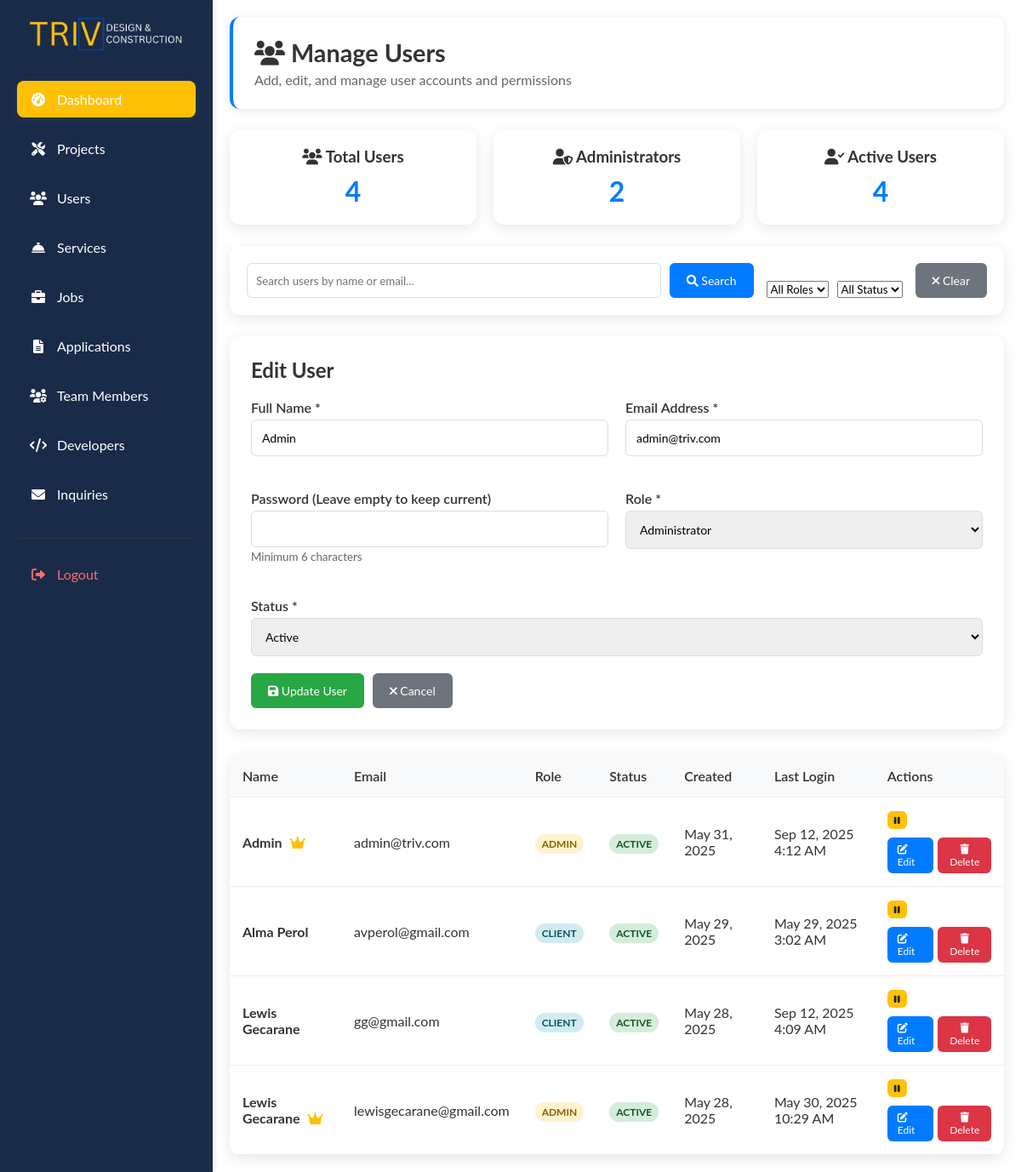
Page /admin/manage-users.php?edit=6 (signed in) on the committed database.
### tables this page shows
CREATE TABLE `users` (
  `id` int(11) NOT NULL,
  `name` varchar(255) NOT NULL,
  `email` varchar(255) NOT NULL,
  `password` varchar(255) NOT NULL,
  `role` enum('admin','client') DEFAULT 'client',
  `status` enum('active','inactive') DEFAULT 'active',
  `created_at` timestamp NOT NULL DEFAULT current_timestamp(),
  `last_login` timestamp NULL DEFAULT NULL
);

### classes/Database.php (called while the page is built, shortened)
<?php
class User {
    private $conn;
    private $table = 'users';
    public function __construct($db) {
        $this->conn = $db;
    }
    public function getUserById($id) {
        try {
            $stmt = $this->conn->prepare("SELECT * FROM {$this->table} WHERE id = ?");
            $stmt->execute([$id]);
            return $stmt->fetch();
        } catch (PDOException $e) {
            error_log("Get user error: " . $e->getMessage());
            return false;
        }
    }
    public function getCount() {
        try {
            $stmt = $this->conn->prepare("SELECT COUNT(*) as count FROM {$this->table}");
            $stmt->execute();
            $result = $stmt->fetch();
            return $result['count'];
        } catch (PDOException $e) {
            error_log("Get count error: " . $e->getMessage());
            return 0;
        }
    }
    public function getAllUsers() {
        try {
            $stmt = $this->conn->prepare("SELECT id, name, email, role, status, created_at, last_login FROM {$this->table} ORDER BY created_at DESC");
            $stmt->execute();
            return $stmt->fetchAll();
        } catch (PDOException $e) {
            error_log("Get all users error: " . $e->getMessage());
            return [];
        }
    }
    public function getAdminCount() {
        try {
            $stmt = $this->conn->prepare("SELECT COUNT(*) as count FROM {$this->table} WHERE role = 'admin'");
            $stmt->execute();
            $result = $stmt->fetch();
            return $result['count'];
        } catch (PDOException $e) {
            error_log("Get admin count error: " . $e->getMessage());
            return 0;
        }
    }
}
?>

### admin/manage-users.php (the view, shortened to what this page needs)
<?php
require_once '../classes/Auth.php';
require_once '../classes/Database.php';
$db = new Database();
$conn = $db->connect();
$userObj = new User($conn);
$search = isset($_GET['search']) ? trim($_GET['search']) : '';
$roleFilter = isset($_GET['role']) ? $_GET['role'] : '';
$statusFilter = isset($_GET['status']) ? $_GET['status'] : '';
if (!empty($search)) {
    $users = $userObj->searchUsers($search);
} elseif (!empty($roleFilter)) {
    $users = $userObj->getUsersByRole($roleFilter);
} elseif (!empty($statusFilter)) {
    $users = $userObj->getUsersByStatus($statusFilter);
} else {
    $users = $userObj->getAllUsers();
}
$editUser = null;
if (isset($_GET['edit'])) {
    $editUser = $userObj->getUserById($_GET['edit']);
}
$totalUsers = $userObj->getCount();
$adminCount = $userObj->getAdminCount();
?>
<!DOCTYPE html>
<html lang="en">
<head>
    <link rel="stylesheet" href="https://cdnjs.cloudflare.com/ajax/libs/font-awesome/6.0.0-beta3/css/all.min.css">
</head>
<body>
    <aside>
    <h2><img src = ../assets/images/trivfinalnatalaga.png></h2>
    <ul>
      <li><a href="dashboard.php" class="active"><i class="fas fa-tachometer-alt"></i> Dashboard</a></li>
      <li><a href="projects.php"><i class="fas fa-tools"></i> Projects</a></li>
      <li><a href="manage-users.php"><i class="fas fa-users"></i> Users</a></li>
      <li><a href="services.php"><i class="fas fa-concierge-bell"></i> Services</a></li>
       <li><a href="manage-jobs.php"><i class="fas fa-briefcase"></i> Jobs</a></li>
            <li><a href="manage-applications.php"><i class="fas fa-file-alt"></i> Applications</a></li>
            <li><a href="manage-team.php"><i class="fas fa-users-cog"></i> Team Members</a></li>
            <li><a href="manage-developers.php"><i class="fas fa-code"></i> Developers</a></li>
            <li><a href="manage-inquiries.php"><i class="fas fa-envelope"></i> Inquiries</a></li>
      <li class="logout-btn"><a href="logout.php"><i class="fas fa-sign-out-alt"></i> Logout</a></li>
    </ul>
  </aside>
    <main>
        <div class="header">
            <h1><i class="fas fa-users"></i> Manage Users</h1>
            <p>Add, edit, and manage user accounts and permissions</p>
        </div>
        <div class="stats-row">
            <div class="stat-card">
                <h3><i class="fas fa-users"></i> Total Users</h3>
                <div class="number"><?= $totalUsers ?></div>
            </div>
            <div class="stat-card">
                <h3><i class="fas fa-user-shield"></i> Administrators</h3>
                <div class="number"><?= $adminCount ?></div>
            </div>
            <div class="stat-card">
                <h3><i class="fas fa-user-check"></i> Active Users</h3>
                <div class="number"><?= count(array_filter($users, function($u) { return $u['status'] === 'active'; })) ?></div>
            </div>
        </div>
        <div class="controls">
            <div class="controls-row">
                <div class="search-group">
                    <input type="text" id="searchInput" placeholder="Search users by name or email..." value="<?= htmlspecialchars($search) ?>">
                    <button type="button" onclick="performSearch()" class="btn">
                        <i class="fas fa-search"></i> Search
                    </button>
                </div>
                <div class="filter-group">
                    <select id="roleFilter" onchange="applyFilter()">
                        <option value="">All Roles</option>
                    </select>
                    <select id="statusFilter" onchange="applyFilter()">
                        <option value="">All Status</option>
                    </select>
                </div>
                <div>
                    <button type="button" onclick="clearFilters()" class="btn btn-secondary">
                        <i class="fas fa-times"></i> Clear
                    </button>
                </div>
            </div>
        </div>
        <div class="form-container">
            <h2><?= $editUser ? 'Edit User' : 'Add New User' ?></h2>
            <form method="POST">
                <div class="form-row">
                    <div class="form-group">
                        <label for="name">Full Name *</label>
                        <input type="text" id="name" name="name" value="<?= $editUser ? htmlspecialchars($editUser['name']) : '' ?>" required>
                    </div>
                    <div class="form-group">
                        <label for="email">Email Address *</label>
                        <input type="email" id="email" name="email" value="<?= $editUser ? htmlspecialchars($editUser['email']) : '' ?>" required>
                    </div>
                </div>
                <div class="form-row">
                    <div class="form-group">
                        <label for="password">Password <?= $editUser ? '(Leave empty to keep current)' : '*' ?></label>
                        <input type="password" id="password" name="password" <?= $editUser ? '' : 'required' ?> minlength="6">
                        <small style="color: #666;">Minimum 6 characters</small>
                    </div>
                    <div class="form-group">
                        <label for="role">Role *</label>
                        <select id="role" name="role" required>
                            <option value="admin" <?= $editUser && $editUser['role'] === 'admin' ? 'selected' : '' ?>>Administrator</option>
                        </select>
                    </div>
                </div>
                <div class="form-group">
                    <label for="status">Status *</label>
                    <select id="status" name="status" required>
                        <option value="active" <?= $editUser && $editUser['status'] === 'active' ? 'selected' : '' ?>>Active</option>
                    </select>
                </div>
                <div style="display: flex; gap: 10px;">
                    <button type="submit" class="btn btn-success">
                        <i class="fas fa-save"></i> <?= $editUser ? 'Update User' : 'Create User' ?>
                    </button>
                    <?php if ($editUser): ?>
                        <a href="manage-users.php" class="btn btn-secondary">
                            <i class="fas fa-times"></i> Cancel
                        </a>
                    <?php endif; ?>
                </div>
            </form>
        </div>
        <div class="table-container">
            <table class="table">
                <thead>
                    <tr>
                        <th>Name</th>
                        <th>Email</th>
                        <th>Role</th>
                        <th>Status</th>
                        <th>Created</th>
                        <th>Last Login</th>
                        <th>Actions</th>
                    </tr>
                </thead>
                <tbody>
                    <?php if (empty($users)): ?>
                        <tr>
                            <td colspan="7" style="text-align: center; padding: 40px; color: #666;">
                                <i class="fas fa-users" style="font-size: 2em; margin-bottom: 10px; display: block;"></i>
                                No users found
                            </td>
                        </tr>
                    <?php else: ?>
                        <?php foreach ($users as $user): ?>
                            <tr>
                                <td>
                                    <strong><?= htmlspecialchars($user['name']) ?></strong>
                                    <?php if ($user['role'] === 'admin'): ?>
                                        <i class="fas fa-crown" style="color: #ffc107; margin-left: 5px;" title="Administrator"></i>
                                    <?php endif; ?>
                                </td>
                                <td><?= htmlspecialchars($user['email']) ?></td>
                                <td>
                                    <span class="role-badge role-<?= $user['role'] ?>">
                                        <?= ucfirst($user['role']) ?>
                                    </span>
                                </td>
                                <td>
                                    <span class="status-badge status-<?= $user['status'] ?>">
                                        <?= ucfirst($user['status']) ?>
                                    </span>
                                </td>
                                <td><?= date('M j, Y', strtotime($user['created_at'])) ?></td>
                                <td>
                                    <?= $user['last_login'] ? date('M j, Y g:i A', strtotime($user['last_login'])) : 'Never' ?>
                                </td>
                                <td>
                                    <div class="quick-actions">
                                        <?php if ($user['status'] === 'active'): ?>
                                            <form method="POST" style="display: inline;">
                                                <button type="submit" class="btn btn-warning" title="Deactivate">
                                                    <i class="fas fa-pause"></i>
                                                </button>
                                            </form>
                                        <?php endif; ?>
                                    </div>
                                    <div class="actions">
                                        <a href="?edit=<?= $user['id'] ?>" class="btn btn-primary">
                                            <i class="fas fa-edit"></i> Edit
                                        </a>
                                        <?php if ($adminCount > 1 || $user['role'] !== 'admin'): ?>
                                            <form method="POST" style="display: inline;" onsubmit="return confirm('Are you sure you want to delete this user? This action cannot be undone.')">
                                                <button type="submit" class="btn btn-danger">
                                                    <i class="fas fa-trash"></i> Delete
                                                </button>
                                            </form>
                                        <?php else: ?>
                                            <button class="btn btn-danger" disabled title="Cannot delete the last administrator">
                                                <i class="fas fa-trash"></i> Delete
                                            </button>
                                        <?php endif; ?>
                                    </div>
                                </td>
                            </tr>
                        <?php endforeach; ?>
                    <?php endif; ?>
                </tbody>
            </table>
        </div>
    </main>
</body>
</html>

### rows in the picture
users: name "Admin", email "admin@triv.com", role "Administrator", status "Active", role "ADMIN", status "ACTIVE", created_at "May 31, 2025", last_login "Sep 12, 2025 4:12 AM"
users: name "Alma Perol", email "avperol@gmail.com", role "CLIENT", status "ACTIVE", created_at "May 29, 2025", last_login "May 29, 2025 3:02 AM"
users: name "Lewis Gecarane", email "gg@gmail.com", role "CLIENT", status "ACTIVE", created_at "May 28, 2025", last_login "Sep 12, 2025 4:09 AM"
users: name "Lewis Gecarane", email "lewisgecarane@gmail.com", role "ADMIN", status "ACTIVE", created_at "May 28, 2025", last_login "May 30, 2025 10:29 AM"

### other values in the picture
$totalUsers "4"
$adminCount "2"
